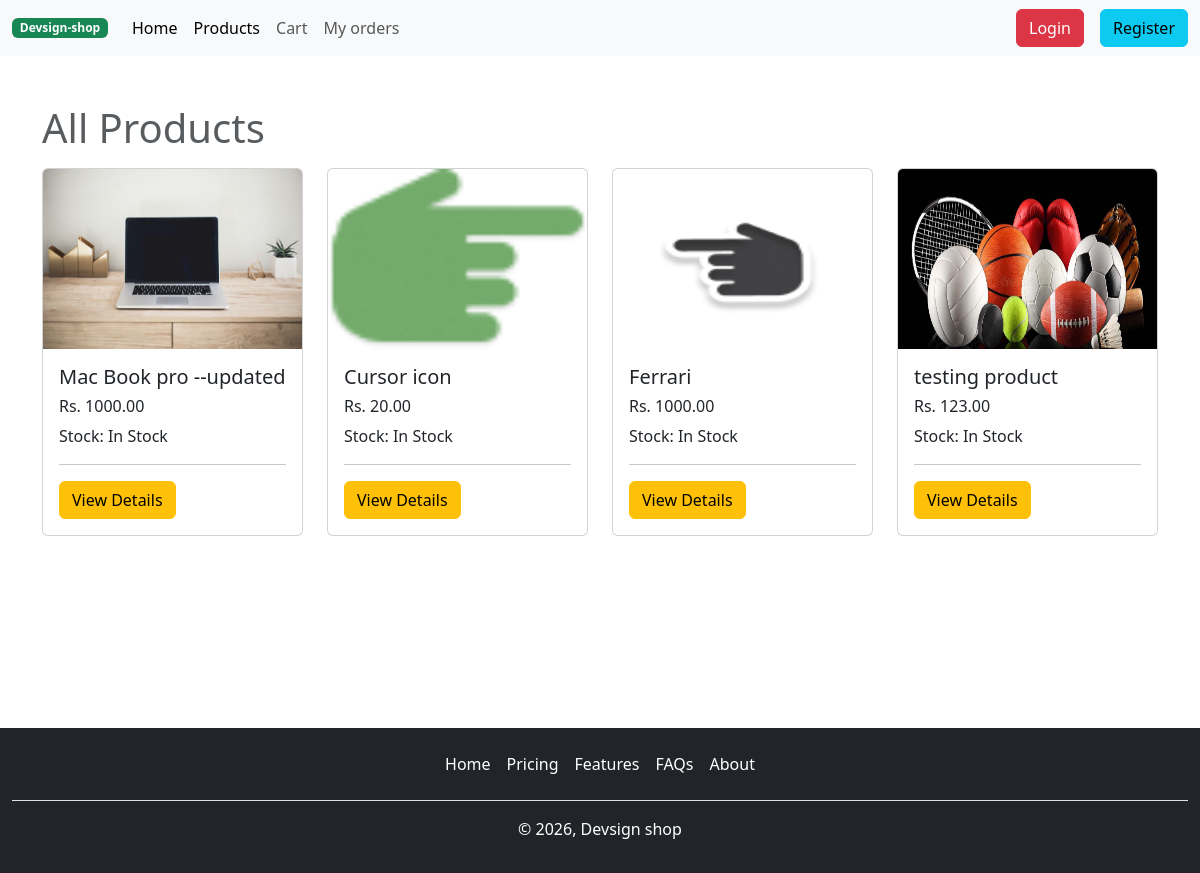
The page /all_products/ on the database its author committed.
### product/models.py (models this page shows, shortened)
class Product(models.Model):
    category = models.ForeignKey(Category, on_delete=models.CASCADE)
    product_name = models.CharField(max_length=200)
    product_price = models.DecimalField(max_digits=10, decimal_places=2,validators=[validate_less_than_0])
    product_description = models.TextField()
    product_image = models.ImageField(upload_to='products', blank=True, null=True)
    in_stock = models.BooleanField(default=True)
    created_at = models.DateTimeField(auto_now_add=True)
    updated_at = models.DateTimeField(default=timezone.now)

### accounts/auth.py (the view)
    def wrapper_func(request,*args,**kwargs):
        if request.user.is_staff:
            return redirect('dashboard')
        else:
            return func(request,*args,**kwargs)

### accounts/auth.py (called while the page is built)
def user_only(func):
    def wrapper_func(request,*args,**kwargs):
        if request.user.is_staff:
            return redirect('dashboard')
        else:
            return func(request,*args,**kwargs)
    return wrapper_func

### shop/views.py (called while the page is built)
@user_only
def get_all_products(request):
    products = Product.objects.all()
    return render(request, 'shop/products.html',{'products': products})

### shop/templates/shop/products.html (shortened to what this page needs)
<!doctype html>
{% extends "user-layout.html" %}
{% load static %}
{% block main-content %}
  <section class="my-5 container">
    <h1 class="text-muted mb-3">All Products</h1>
    <div class="row row-cols-1 row-cols-md-4 g-4">
    {% for item in products %}
  <div class="col">
    <div class="card">
      <img src="{{item.product_image.url}}" class="card-img-top" alt="{{item.product_name}}" height="180px">
      <div class="card-body">
        <h5 class="card-title">{{item.product_name}}</h5>
        <h6 class="card-text">Rs. {{item.product_price}}</h6>
        <p class="card-text">
          Stock:
          {% if item.in_stock %}
          In Stock
          {% else %}
          Out of Stock
          {% endif %}
        </p>
        <hr>
        <a href="{% url 'single-product' item.id %}" class="btn btn-warning">View Details</a>
      </div>
    </div>
  </div>
  {% endfor %}
</div>
  </section>
{% endblock %}

### rows shown on the page
Product: product_image (picture), product_name "Mac Book pro --updated", product_price "1000.00", in_stock "In Stock"
Product: product_image (picture), product_name "Cursor icon", product_price "20.00", in_stock "In Stock"
Product: product_image (picture), product_name "Ferrari", product_price "1000.00", in_stock "In Stock"
Product: product_image (picture), product_name "testing product", product_price "123.00", in_stock "In Stock"
